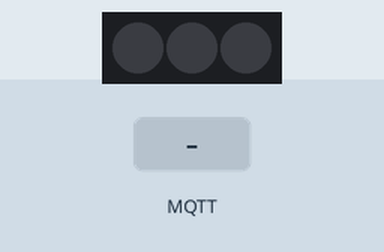
The sketch below on a simulated ESP32. Shown: 3 RGB LEDs in strip order, left to right. The test bench sets the inputs (shaded band). No MQTT or app messages arrive unless stated; not simulated (calls return 0 or success): credentials.h; names the files do not define were given values by the test bench: MQTT_PORT = 1883; what the sketch prints to the serial monitor is not drawn.

Above: at 2.6 s.
At 4.7 s:
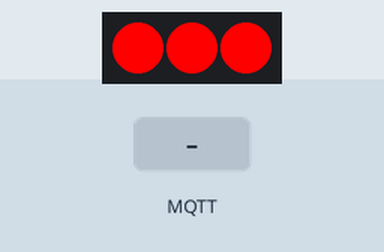
4.8 s: MQTT message "1" arrives on the first subscribed topic
6.5 s: MQTT message "on" arrives on the first subscribed topic
8.0 s: MQTT message "off" arrives on the first subscribed topic
Timing chart, 0 to 11.0 s (numbered marks = the images above; inputs shaded):
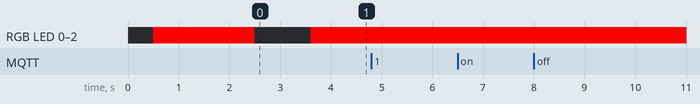

The sketch:

ESP32TestLedStripScript.ino
```cpp
#include <FastLED.h>
#include "credentials.h"
#include "EspMQTTClient.h"

#define NUM_LEDS 3
#define DATA_PIN 12 //D12

EspMQTTClient client(
  WIFI_SSID,
  WIFI_PASSWD,
  MQTT_SERVER,
  MQTT_USERNAME,
  MQTT_PASSWORD,
  "MyEsp",
  MQTT_PORT
);

uint8_t gHue = 0;
uint8_t gBrightness = 255;
uint8_t  gHueDelta = 3;


CRGB leds[NUM_LEDS];


void setup() {

  Serial.begin(9600);


  Serial.println("LED controller coming online...");
  Serial.println(WIFI_SSID);

  FastLED.addLeds<WS2812B, DATA_PIN, GRB>(leds, NUM_LEDS);
  FastLED.setBrightness(gBrightness);
  delay(500);
  setColor(0, NUM_LEDS, 255, 255, 255);
  FastLED.show();
  delay(2000);
  setColor(0, NUM_LEDS, 0, 0, 0);
  FastLED.show();
  delay(1000);
}


void onConnectionEstablished() {
  client.subscribe("test/in", [] (const String &payload)  {
    Serial.println(payload);
  });

  client.publish("test/out", "This is a message from myesp");
}


void loop() {
  client.loop();

  setColor(0, NUM_LEDS, gHue, 255, 255);
  delay(100);
  FastLED.show();
}

void setColor(int offset, int count, int hue, int sat, int value) {
  for (int i = offset; i < offset + count; i++) {
    leds[i] = CHSV(hue, sat, value);
  }
}
```

Measured:
- after the input at 4.8 s, every drawn part: stays the same
- after the input at 6.5 s, every drawn part: stays the same
- after the input at 8.0 s, every drawn part: stays the same
